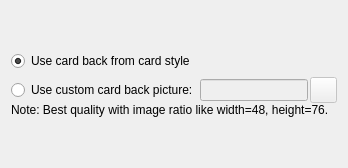
           <widget class="QWidget" name="tab">
            <attribute name="title">
             <string>Card Back</string>
            </attribute>
            <layout class="QGridLayout" name="gridLayout_17">
             <item row="1" column="0">
              <widget class="QRadioButton" name="radioButton_flipsideTux">
               <property name="text">
                <string>Use card back from card style</string>
               </property>
               <property name="checked">
                <bool>true</bool>
               </property>
              </widget>
             </item>
             <item row="2" column="0">
              <layout class="QVBoxLayout" name="_3">
               <property name="spacing">
                <number>0</number>
               </property>
               <property name="margin">
                <number>0</number>
               </property>
               <item>
                <layout class="QHBoxLayout" name="_10">
                 <property name="spacing">
                  <number>2</number>
                 </property>
                 <property name="margin">
                  <number>0</number>
                 </property>
                 <item>
                  <widget class="QRadioButton" name="radioButton_flipsideOwn">
                   <property name="text">
                    <string>Use custom card back picture:</string>
                   </property>
                  </widget>
                 </item>
                 <item>
                  <widget class="QLineEdit" name="lineEdit_OwnFlipsideFilename">
                   <property name="enabled">
                    <bool>false</bool>
                   </property>
                   <property name="inputMethodHints">
                    <set>Qt::ImhNoPredictiveText</set>
                   </property>
                  </widget>
                 </item>
                 <item>
                  <widget class="QPushButton" name="pushButton_openFlipsidePicture">
                   <property name="enabled">
                    <bool>false</bool>
                   </property>
                   <property name="minimumSize">
                    <size>
                     <width>27</width>
                     <height>26</height>
                    </size>
                   </property>
                   <property name="maximumSize">
                    <size>
                     <width>27</width>
                     <height>26</height>
                    </size>
                   </property>
                   <property name="icon">
                    <iconset resource="../resources/pokerth.qrc">
                     <normaloff>:/gfx/document-open-folder.png</normaloff>:/gfx/document-open-folder.png</iconset>
                   </property>
                  </widget>
                 </item>
                </layout>
               </item>
               <item>
                <widget class="QLabel" name="label_57">
                 <property name="styleSheet">
                  <string notr="true"/>
                 </property>
                 <property name="text">
                  <string>Note: Best quality with image ratio like width=48, height=76.</string>
                 </property>
                 <property name="textFormat">
                  <enum>Qt::PlainText</enum>
                 </property>
                 <property name="wordWrap">
                  <bool>true</bool>
                 </property>
                </widget>
               </item>
              </layout>
             </item>
             <item row="0" column="0">
              <spacer name="verticalSpacer_8">
               <property name="orientation">
                <enum>Qt::Vertical</enum>
               </property>
               <property name="sizeHint" stdset="0">
                <size>
                 <width>20</width>
                 <height>40</height>
                </size>
               </property>
              </spacer>
             </item>
             <item row="3" column="0">
              <spacer name="verticalSpacer_4">
               <property name="orientation">
                <enum>Qt::Vertical</enum>
               </property>
               <property name="sizeHint" stdset="0">
                <size>
                 <width>20</width>
                 <height>40</height>
                </size>
               </property>
              </spacer>
             </item>
            </layout>
           </widget>
